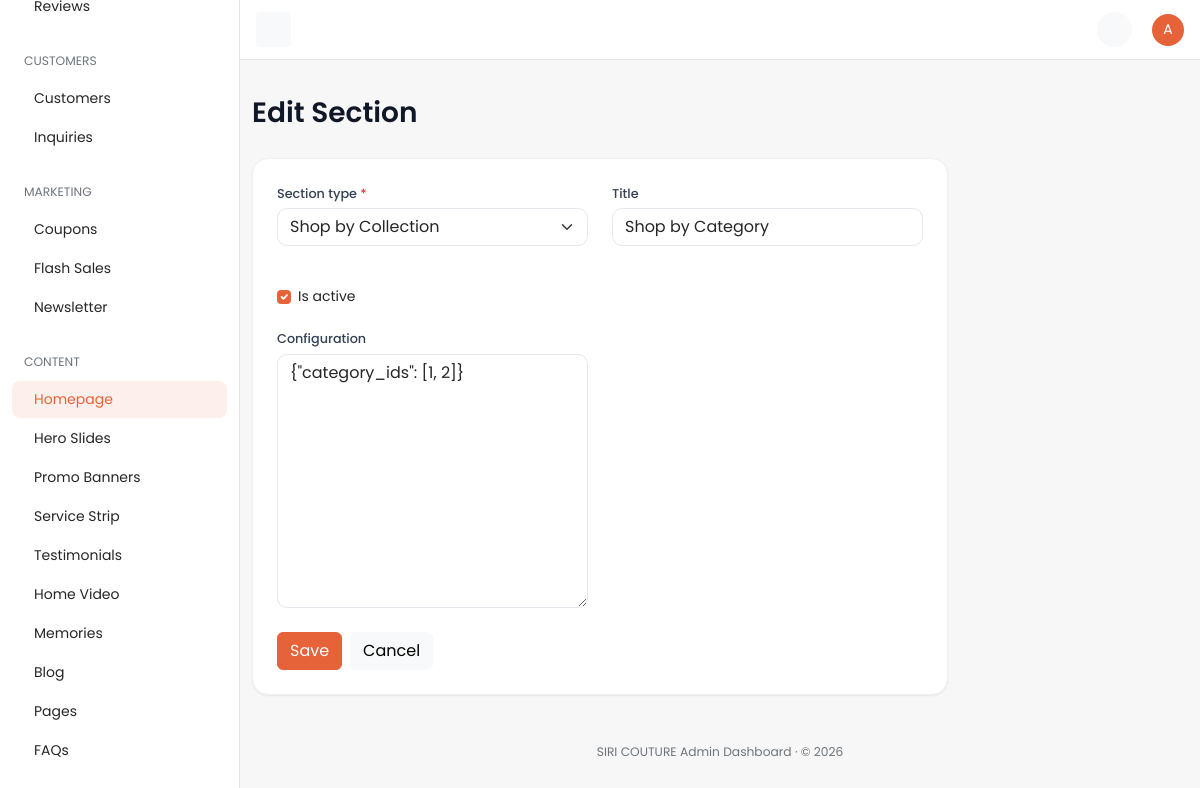
The app's page /dashboard/homepagesection/3/edit/ (signed in) with its own data.
### cms/models.py (models this page shows, shortened)
class HomepageSection(TimeStampedModel):
    section_type = models.CharField(
        max_length=40,
        choices=HomepageSectionType.choices,
        db_index=True,
        verbose_name="Section type",
    )
    title = models.CharField(max_length=200, blank=True, verbose_name="Title")
    display_order = models.PositiveIntegerField(
        default=0, db_index=True, verbose_name="Display order"
    )
    is_active = models.BooleanField(default=True, db_index=True, verbose_name="Is active")
    config = models.JSONField(default=dict, blank=True, verbose_name="Configuration")
    class Meta:
        verbose_name = "Homepage section"
        verbose_name_plural = "Homepage sections"
        ordering = ["display_order", "id"]
        indexes = [
            models.Index(
                fields=["is_active", "display_order"],
                name="cms_hp_section_active_ord_idx",
            ),
        ]

### core/models.py (models this page shows, shortened)
class TimeStampedModel(models.Model):
    created_at = models.DateTimeField(
        auto_now_add=True,
        db_index=True,
        verbose_name="Created at",
        help_text="Timestamp when this record was first created.",
    )
    updated_at = models.DateTimeField(
        auto_now=True,
        db_index=True,
        verbose_name="Updated at",
        help_text="Timestamp when this record was last modified.",
    )
    class Meta:
        abstract = True

class SiteSettings(TimeStampedModel):
    site_name = models.CharField(max_length=120, default="SIRI COUTURE")
    logo = models.ImageField(upload_to="site/", blank=True, null=True, verbose_name="Logo")
    primary_color = models.CharField(max_length=7, default="#0369A1")
    secondary_color = models.CharField(max_length=7, default="#0B1220")
    font_family = models.CharField(max_length=120, default="Inter, sans-serif")
    facebook_url = models.URLField(blank=True)
    instagram_url = models.URLField(blank=True)
    twitter_url = models.URLField(blank=True)
    whatsapp_number = models.CharField(max_length=20, blank=True)
    store_address = models.TextField(
        blank=True,
        verbose_name="Store address",
        help_text="Physical store address shown in the footer, contact page, and about page.",
    )
    vendor_email = models.EmailField(
        blank=True,
        verbose_name="Vendor Email",
        help_text="Email address to receive quote requests and contact inquiries.",
    )
    order_notification_email = models.EmailField(
        blank=True,
        verbose_name="Order Notification Email",
        help_text="Email address to notify whenever a new order is placed. Leave blank to disable.",
    )
    default_currency = models.ForeignKey(
        Currency,
        on_delete=models.PROTECT,
        null=True,
        blank=True,
        related_name="+",
    )
    default_language = models.CharField(max_length=5, default="en")
    tax_rate_percent = models.DecimalField(max_digits=5, decimal_places=2, default=0)
    cod_delivery_charge = models.DecimalField(max_digits=10, decimal_places=2, default=50, verbose_name="COD Delivery Charge")
    card_gateway_public_key_env = models.CharField(
        max_length=80,
        default="CARD_GATEWAY_PUBLIC_KEY",
        help_text="Environment variable name for the card gateway public key.",
    )
    qatar_gateway_public_key_env = models.CharField(
        max_length=80,
        default="QATAR_GATEWAY_PUBLIC_KEY",
        blank=True,
    )
    order_email_template_slug = models.CharField(max_length=80, default="order-status")
    whatsapp_template_slug = models.CharField(max_length=80, default="order-whatsapp")
    razorpay_key_id = models.CharField(
        max_length=120,
        blank=True,
        verbose_name="Razorpay Key ID",
        help_text="Razorpay Key ID / Test Key ID for payment processing.",
    )
    razorpay_key_secret = models.CharField(
        max_length=120,
        blank=True,
        verbose_name="Razorpay Key Secret",
        help_text="Razorpay Key Secret / Test Key Secret for payment signature verification.",
    )
    site_tagline = models.CharField(
        max_length=80,
        blank=True,
        verbose_name="Tagline",
        help_text="Short line shown under the logo in the header (e.g. the brand strapline). Leave blank to hide.",
    )
    announcement_messages = models.TextField(
        blank=True,
        verbose_name="Announcement bar messages",
        help_text=(
            "One message per line, shown in the bar at the top of the storefront. Optionally start a line with an "
            "icon name and a colon, e.g. 'truck: Your text'. Icons: truck, shield, globe, star, headset, return, "
            "card, gift, heart, leaf, weave. Leave blank to hide the bar."
        ),
    )
    delivery_integration_enabled = models.BooleanField(
        default=True,
        verbose_name="Delivery Integration",
        help_text=(
            "ON: courier (Delhivery) shipments, tracking and webhooks work as usual. "
            "OFF: all courier UI is hidden and shipment status is updated manually from the dashboard."
        ),
    )
    featured_label = models.CharField(
        max_length=40,
        default="Featured",
        verbose_name="Featured label",
        help_text="Display text for featured products — badge, filter, homepage section, and nav all use this.",
    )
    bestseller_label = models.CharField(
        max_length=40,
        default="Bestseller",
        verbose_name="Bestseller label",
        help_text="Display text for bestseller products — badge, filter, homepage section, and nav all use this.",
    )
    new_arrival_label = models.CharField(
        max_length=40,
        default="New Arrivals",
        verbose_name="New arrivals label",
        help_text="Display text for new arrival products — badge, filter, homepage section, and nav all use this.",
    )
    brands_enabled = models.BooleanField(default=False, verbose_name="Brands")
    subscriptions_enabled = models.BooleanField(default=False, verbose_name="Subscriptions")
    rentals_enabled = models.BooleanField(default=False, verbose_name="Rentals")
    gift_builder_enabled = models.BooleanField(default=False, verbose_name="Gift builder")
    newsletter_enabled = models.BooleanField(default=True, verbose_name="Newsletter")
    class Meta:
        verbose_name = "Site settings"
        verbose_name_plural = "Site settings"

### dashboard/views/cms.py (the view)
class HomepageSectionUpdateView(DashboardUpdateView):
    model = HomepageSection
    form_class = forms.HomepageSectionForm
    nav_section = "homepage"
    url_basename = "homepagesection"
    singular_name = "Section"

### dashboard/forms.py (shortened to what this page needs)
class HomepageSectionForm(forms.ModelForm):
    class Meta:
        model = HomepageSection
        fields = ["section_type", "title", "is_active", "config"]

### cart/selectors.py (called while the page is built, shortened)
def get_cart_for_request(*, request: HttpRequest) -> Optional[Cart]:
    if hasattr(request, _CART_CACHE_ATTR):
        return getattr(request, _CART_CACHE_ATTR)
    if not request.session.session_key:
        request.session.create()
    session_key = request.session.session_key
    cart = None
    if request.user.is_authenticated and hasattr(request.user, "customer_profile"):
        cart = (
            Cart.objects.filter(customer_profile=request.user.customer_profile)
            .select_related("currency")
            .first()
        )
    if cart is None and session_key:
        cart = (
            Cart.objects.filter(session_key=session_key)
            .select_related("currency")
            .first()
        )
    setattr(request, _CART_CACHE_ATTR, cart)
    return cart

def get_cart_item_count(*, cart: Cart | None) -> int:
    if cart is None:
        return 0
    total = CartItem.objects.filter(cart=cart).aggregate(total=Sum("quantity"))["total"]
    return int(total or 0)

def get_cart_count(*, request: HttpRequest) -> int:
    cart = get_cart_for_request(request=request)
    return get_cart_item_count(cart=cart)

def get_cart_item_keys(*, request: HttpRequest) -> set[str]:
    cart = get_cart_for_request(request=request)
    if not cart:
        return set()
    return {f"{pid}_{vid}" if vid else f"{pid}" for pid, vid in CartItem.objects.filter(cart=cart).values_list("product_id", "variant_id")}

def _wishlist_items_qs(*, request: HttpRequest):
    from accounts.models import WishlistItem
    if request.user.is_authenticated and hasattr(request.user, "customer_profile"):
        return WishlistItem.objects.filter(
            wishlist__customer_profile=request.user.customer_profile
        )

def get_wishlist_count(*, request: HttpRequest) -> int:
    return _wishlist_items_qs(request=request).count()

def get_wishlist_product_ids(*, request: HttpRequest) -> set[int]:
    return set(_wishlist_items_qs(request=request).values_list("product_id", flat=True))

### catalog/selectors.py (called while the page is built)
def get_active_collections() -> list:
    return list(Collection.objects.filter(is_active=True).order_by("display_order", "name"))

### core/services.py (called while the page is built)
def get_site_settings() -> SiteSettings:
    settings, _ = SiteSettings.objects.get_or_create(pk=SITE_SETTINGS_PK)
    return settings

### dashboard/templates/dashboard/crud/form.html (shortened to what this page needs)
{% extends "dashboard/base.html" %}
{% block page_title %}{% if form_mode == "edit" %}Edit{% else %}Add{% endif %} {{ singular_name }}{% endblock %}
{% block content %}
<div class="row">
  <div class="col-12 col-xl-9">
    <div class="card">
      <div class="card-body p-4">
        <form method="post" enctype="multipart/form-data" novalidate>
          <div class="row">
            {% for field in form %}
            <div class="{% if field.field.widget.input_type == 'checkbox' %}col-12{% else %}col-md-6{% endif %} mb-3">
              {% if field.field.widget.input_type == 'checkbox' %}
              <div class="form-check mt-4">
                {{ field }}
                <label class="form-check-label" for="{{ field.id_for_label }}">{{ field.label }}</label>
              </div>
              {% else %}
              <label class="form-label" for="{{ field.id_for_label }}">
                {{ field.label }}{% if field.field.required %} <span class="text-danger">*</span>{% endif %}
              </label>
              {{ field }}
              {% endif %}
            </div>
            {% endfor %}
          </div>
          <div class="d-flex gap-2 mt-2">
            <button type="submit" class="btn btn-primary">Save</button>
            <a href="{{ cancel_url }}" class="btn btn-light">Cancel</a>
          </div>
        </form>
      </div>
    </div>
  </div>
</div>
{% endblock %}

### dashboard/templates/dashboard/base.html (shortened to what this page needs)
{% load static %}
<!DOCTYPE html>
<html lang="en">
<head>
  <link href="https://cdn.jsdelivr.net/npm/bootstrap@5.3.3/dist/css/bootstrap.min.css" rel="stylesheet" />
  <link href="https://cdn.jsdelivr.net/npm/@tabler/icons-webfont@3.31.0/dist/tabler-icons.min.css" rel="stylesheet" />
  <link href="{% static 'dashboard/css/dashboard.css' %}" rel="stylesheet" />
</head>
<body>
  {% include "dashboard/partials/_topbar.html" %}
  {% include "dashboard/partials/_sidebar.html" %}
  <main id="content" class="content py-10">
    <div class="container-fluid">
      {% block page_header %}
      <div class="d-flex flex-column flex-md-row justify-content-between align-items-md-center mb-4 gap-2">
        <div>
          <h1 class="fs-3 mb-1">{% block page_title %}Dashboard{% endblock %}</h1>
        </div>
      </div>
      {% endblock %}
      {% block content %}{% endblock %}
      <div class="row">
        <div class="col-12">
          <footer class="text-center py-2 mt-6 text-secondary">
            <p class="mb-0 small">{{ site_settings.site_name }} Admin Dashboard · &copy; {% now "Y" %}</p>
          </footer>
        </div>
      </div>
    </div>
  </main>
</body>
</html>

### dashboard/templates/dashboard/partials/_topbar.html (shortened to what this page needs)
{% load static %}
<nav id="topbar" class="navbar bg-white border-bottom fixed-top topbar px-3">
  <button id="toggleBtn" class="d-none d-lg-inline-flex btn btn-light btn-icon btn-sm" type="button">
  </button>
  <div>
    <ul class="list-unstyled d-flex align-items-center mb-0 gap-1">
      <li>
        <a class="position-relative btn-icon btn-sm btn-light btn rounded-circle" data-bs-toggle="dropdown"
           aria-expanded="false" href="#" role="button">
        </a>
      </li>
      <li class="ms-3 dropdown">
        <a href="#" role="button" data-bs-toggle="dropdown" aria-expanded="false">
          <span class="avatar avatar-sm avatar-primary rounded-circle">
            <span class="avatar-initials rounded-circle">{{ request.user.get_username|slice:":1"|upper }}</span>
          </span>
        </a>
      </li>
    </ul>
  </div>
</nav>

### static/dashboard/css/dashboard.css (style rules this page uses)
:root { --bs-primary: #e66239; --bs-primary-rgb: 230, 98, 57; --bs-primary-text-emphasis: #8a3a22; --bs-primary-bg-subtle: #fbe0d7; --bs-primary-border-subtle: #f5b7a4; --bs-link-color: #404040; --bs-link-color-rgb: 64, 64, 64; --bs-link-hover-color: #e66239; --bs-link-hover-color-rgb: 230, 98, 57; --bs-body-font-family: "Poppins", system-ui, -apple-system, "Segoe UI", Roboto, sans-serif; --bs-body-font-size: 0.875rem; --bs-body-color: #262626; --bs-border-color: #e5e5e5; --bs-tertiary-bg: #f5f5f5; }
body { font-family: var(--bs-body-font-family); background-color: #f7f7f8; }
.btn-primary { --bs-btn-bg: #e66239; --bs-btn-border-color: #e66239; --bs-btn-hover-bg: #cf522c; --bs-btn-hover-border-color: #c34e2a; --bs-btn-active-bg: #c34e2a; --bs-btn-active-border-color: #b84926; --bs-btn-disabled-bg: #e66239; --bs-btn-disabled-border-color: #e66239; }
.form-check-input:checked { background-color: #e66239; border-color: #e66239; }
a { text-decoration: none; }
.card { --bs-card-border-color: #eee; box-shadow: 0 1px 2px rgba(16, 24, 40, 0.05); }
.topbar { height: 60px; margin-left: 240px; }
.content { margin-left: 240px; }
.avatar { position: relative; display: inline-block; width: 3rem; height: 3rem; }
.avatar-sm { width: 2rem; height: 2rem; }
.avatar-initials { display: flex; justify-content: center; align-items: center; width: 100%; height: 100%; pointer-events: none; text-transform: uppercase; }
.avatar-primary .avatar-initials { color: #fff; background-color: #e66239; }
.btn-icon { position: relative; display: inline-flex; flex-shrink: 0; justify-content: center; align-items: center; font-size: 0.93rem; font-weight: 400; width: 2.5rem; height: 2.5rem; padding: 0; }
.btn-icon.btn-sm { font-size: 0.875rem; width: 2.1875rem; height: 2.1875rem; }
.py-10 { padding-top: 6rem !important; padding-bottom: 6rem !important; }
.mt-6 { margin-top: 2.5rem !important; }
:root { --dash-ink: #101828; --dash-muted: #667085; --dash-line: #eef0f3; --dash-radius: 16px; }
.content h1 { color: var(--dash-ink); font-weight: 600; }
.card { --bs-card-border-color: #eef0f3; border-radius: var(--dash-radius); box-shadow: 0 1px 2px rgba(16, 24, 40, 0.04), 0 1px 3px rgba(16, 24, 40, 0.03); }
.form-label { font-size: 0.8rem; font-weight: 500; color: #344054; margin-bottom: 0.35rem; }
.form-control, .form-select { border-color: #e4e7ec; border-radius: 10px; }
.form-check-input { border-color: #d0d5dd; }

### records on screen
HomepageSection: form "Shop by Collection" "Shop by Category" "{\"category_ids\": [1, 2]}", form "☑"
SiteSettings: site_name "SIRI COUTURE"

### other values on screen
{{ request.user.get_username|slice:":1"|upper }} "A"
{{ singular_name }} "Section"
{{ field.label }} "Section type" "Title" "Configuration"
{{ field.label }} "Is active"
